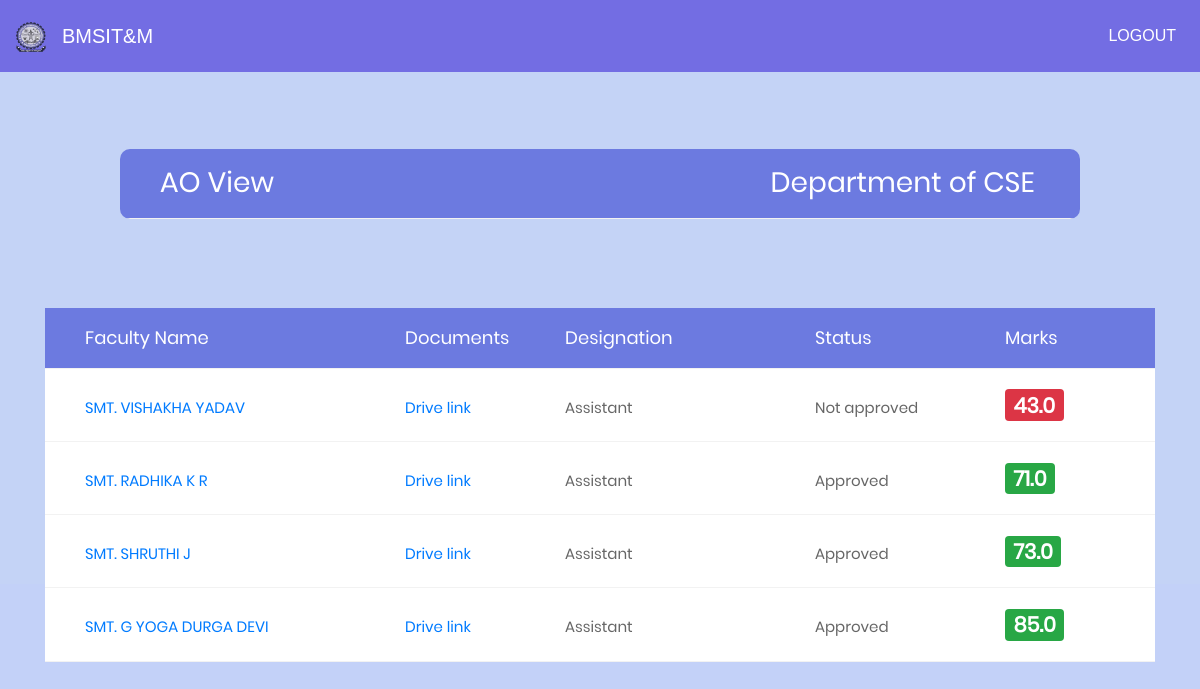
/ao_approved/CSE (signed in), run on an earlier commit of the app's database.
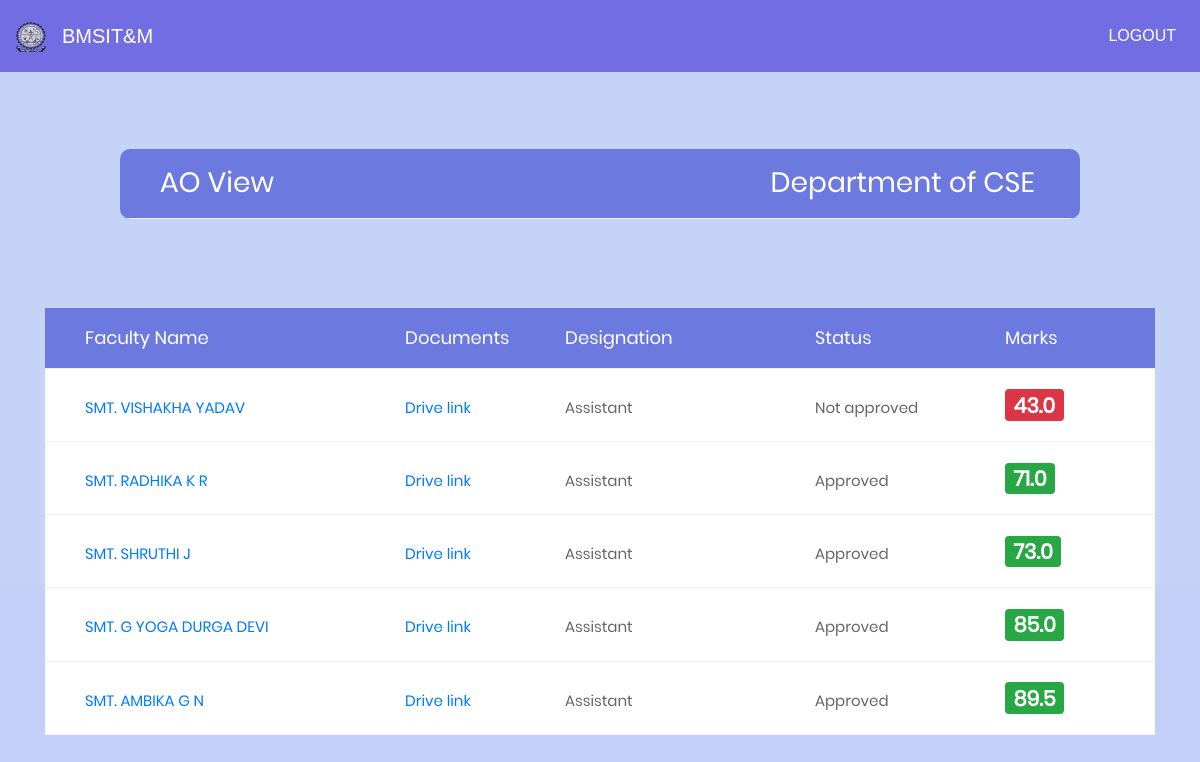
And on a later commit of the database.
### facform1/models.py (models this page shows, shortened)
class Department(models.Model):
	name = models.CharField(max_length=20, blank=True, null=True)

class remarks2(models.Model):
	ta_prin_remarks = models.TextField( blank=True, null=True)
	ta_prin_remarks1 = models.TextField( blank=True, null=True)
	prin_marks1 = models.IntegerField( blank=True, null=True)
	prin_marks2 = models.IntegerField( blank=True, null=True)
	prin_marks3 = models.IntegerField( blank=True, null=True)
	total_marks = models.FloatField( blank=True, null=True)
	info = models.ForeignKey('User', on_delete=models.CASCADE,null=True)
	department = models.ForeignKey('Department', on_delete=models.CASCADE,null=True)

class User(AbstractUser):
	phone = models.BigIntegerField(null=True)
	department = models.ForeignKey('Department', on_delete=models.CASCADE,null=True)
	designation = models.ForeignKey('Designation', on_delete=models.CASCADE,null=True)
	teach_status = models.BooleanField(default=False)
	hod_status = models.BooleanField(default=False)
	principal_status = models.BooleanField(default=False)
	doc_link = models.CharField(max_length=2000, blank=True, null=True)
	info = models.CharField(max_length=20, blank=True, null=True)
	def __str__(self):
		return self.username
	def is_ao(self):
		faculty = Designation.objects.get(name="AO")
		faculty1 = str(faculty)
		faculty2 = str(self.designation.name)
		if faculty1 == faculty2:
			return True
		return False

### facform1/views.py (the view)
# urls.py: url(r'^ao_approved/(?P<dept>[\w\-]+)$', views.ao_approved,name="ao_approved"),
@login_required
def ao_approved(request,dept):
	if request.user.is_ao():
		general = remarks2.objects.filter(department__name=dept)
		dept = {'dept':dept,'general':general}
		return render(request,'ao_approved.html',context=dept)
	else:
		return HttpResponseRedirect('/invalid')

### facform1/models.py (called while the page is built)
	def __str__(self):
		return self.name

### templates/ao_approved.html (shortened to what this page needs)
{% load staticfiles %}
<!DOCTYPE html>
{% load staticfiles %}
<html lang="en">
<head>
	<link rel="stylesheet" type="text/css" href="{% static "vendor/bootstrap/css/bootstrap.min.css" %}">
	<link rel="stylesheet" type="text/css" href="{% static "fonts/font-awesome-4.7.0/css/font-awesome.min.css" %}">
	<link rel="stylesheet" type="text/css" href="{% static "vendor/animate/animate.css" %}">
	<link rel="stylesheet" type="text/css" href="{% static "vendor/select2/select2.min.css" %}">
	<link rel="stylesheet" type="text/css" href="{% static "vendor/perfect-scrollbar/perfect-scrollbar.css" %}">
	<link rel="stylesheet" type="text/css" href="{% static "css/util.css" %}">
	<link rel="stylesheet" type="text/css" href="{% static "css/main1.css" %}">
</head>
<body style="background:#c3d1f8">
{% include 'partials/nav_primary.html' %}
<div style="margin-top:-18%;">
	<div class="container-table100">
		<div class="wrap-table100">
				<div class="table">
					<div class="row header">
						<div class="cell">
							<h3>AO View</h3>
						</div>
						<div class="cell">
							<h3>Department of {{dept}}</h3>
						</div>
					</div>
				</div>
					</div>
						</div>
					</div>
	<div style="margin-top:-23%;" class="limiter">
		<div class="container">
			<div class="wrap-table150">
					<div class="table">
						<div class="row header">
							<div class="cell">
								Faculty Name
							</div>
							<div class="cell">
								Documents
							</div>
							<div class="cell">
								Designation
							</div>
              <div class="cell">
								Status
							</div>
              <div class="cell">
								Marks
							</div>
            </div>
            {% for x in general %}
						<div class="row">
							<div class="cell" data-title="Faculty Name">
                <a {% if x.info.designation == 'hod' %} href="/ao_hod_display/{{x.info}}"
                 {% elif x.info.designation.name == 'associate' %} href="/ao_teacher1_display/{{x.info}}"
                 {% elif x.info.designation.name == 'professor' %} href="/ao_teacher1_display/{{x.info}}"
                 {% elif x.info.designation.name == 'assistant' %} href="/ao_teacher_display/{{x.info}}"
                 {% endif %}>{{x.info.first_name}}</a>
              </div>
							<div class="cell" data-title="Documents">
								<a href="{{x.info.doc_link}}">Drive link</a>
							</div>
							<div class="cell" data-title="designation">
								{% if x.info.designation.name == 'assistant' %}
								<p>Assistant</p>
								{% elif x.info.designation.name == 'associate' %}
								<p>Associate</p>
								{% elif x.info.designation.name == 'hod' %}
								<p>HOD</p>
								{% endif %}
							</div>
								<div class="cell" data-title="status">
                  {% if x.total_marks >= 60 %} Approved {% else  %} Not approved {% endif %}
							</div>
              <div class="cell" data-title="Marks">
                {% if x.total_marks >= 60 %}
                <h3><span class="badge badge-success">{{x.total_marks}}</span></h3>
                {% else %}
                <h3><span class="badge badge-danger">{{x.total_marks}}</span></h3>
                {% endif %}
            </div>
						</div>
            {% endfor %}
					</div>
			</div>
		</div>
	</div>
</body>
</html>

### templates/partials/nav_primary.html (shortened to what this page needs)
{% load staticfiles %}
<nav class="navbar navbar-expand-lg navbar-dark fixed-top" style="background-color: #736de3;">
  <a class="navbar-brand" href="#">
  <img src="{% static "image/bms.logo.png" %}" width="30" height="30" alt="">
</a>
<a class="navbar-brand" href="#">BMSIT&M</a>
<span class="navbar-text">
  	<ul class="navbar-nav mr-auto">
  <li class="nav-item">
        <a style="color:white;" class="nav-link" href="/">LOGOUT</a>
    </li>
  </ul>
    </span>
</nav>

### static/css/main1.css (style rules this page uses)
* { margin: 0px; padding: 0px; box-sizing: border-box; }
body, html { height: 100%; font-family: sans-serif; }
a { margin: 0px; transition: all 0.4s; -webkit-transition: all 0.4s; -o-transition: all 0.4s; -moz-transition: all 0.4s; }
h1,h2,h3,h4,h5,h6 { margin: 0px; }
p { margin: 0px; }
ul, li { margin: 0px; list-style-type: none; }
.limiter { width: 100%; margin: 0 auto; }
.container-table100 { width: 100%; min-height: 100vh; background: #c4d3f6; display: -webkit-box; display: -webkit-flex; display: -moz-box; display: -ms-flexbox; display: flex; align-items: center; justify-content: center; flex-wrap: wrap; padding: 33px 30px; }
.wrap-table100 { width: 960px; border-radius: 10px; overflow: hidden; }
.table { width: 100%; display: table; margin: 0; }
.row { display: table-row; background: #fff; }
.row.header { color: #ffffff; background: #6c7ae0; }
.cell { display: table-cell; }
.row .cell { font-family: Poppins-Regular; font-size: 15px; color: #666666; line-height: 1.2; font-weight: unset !important; padding-top: 20px; padding-bottom: 20px; border-bottom: 1px solid #f2f2f2; }
.row.header .cell { font-family: Poppins-Regular; font-size: 18px; color: #fff; line-height: 1.2; font-weight: unset !important; padding-top: 19px; padding-bottom: 19px; }
.row .cell:nth-child(1) { width: 360px; padding-left: 40px; }
.row .cell:nth-child(2) { width: 160px; }
.row .cell:nth-child(3) { width: 250px; }
.row .cell:nth-child(4) { width: 190px; }
.table, .row { width: 100% !important; }

What changed in the data, as far as the page shows it:
added remarks2: info.first_name "SMT. AMBIKA G N", shows "Assistant", shows "Approved", total_marks "89.5"
